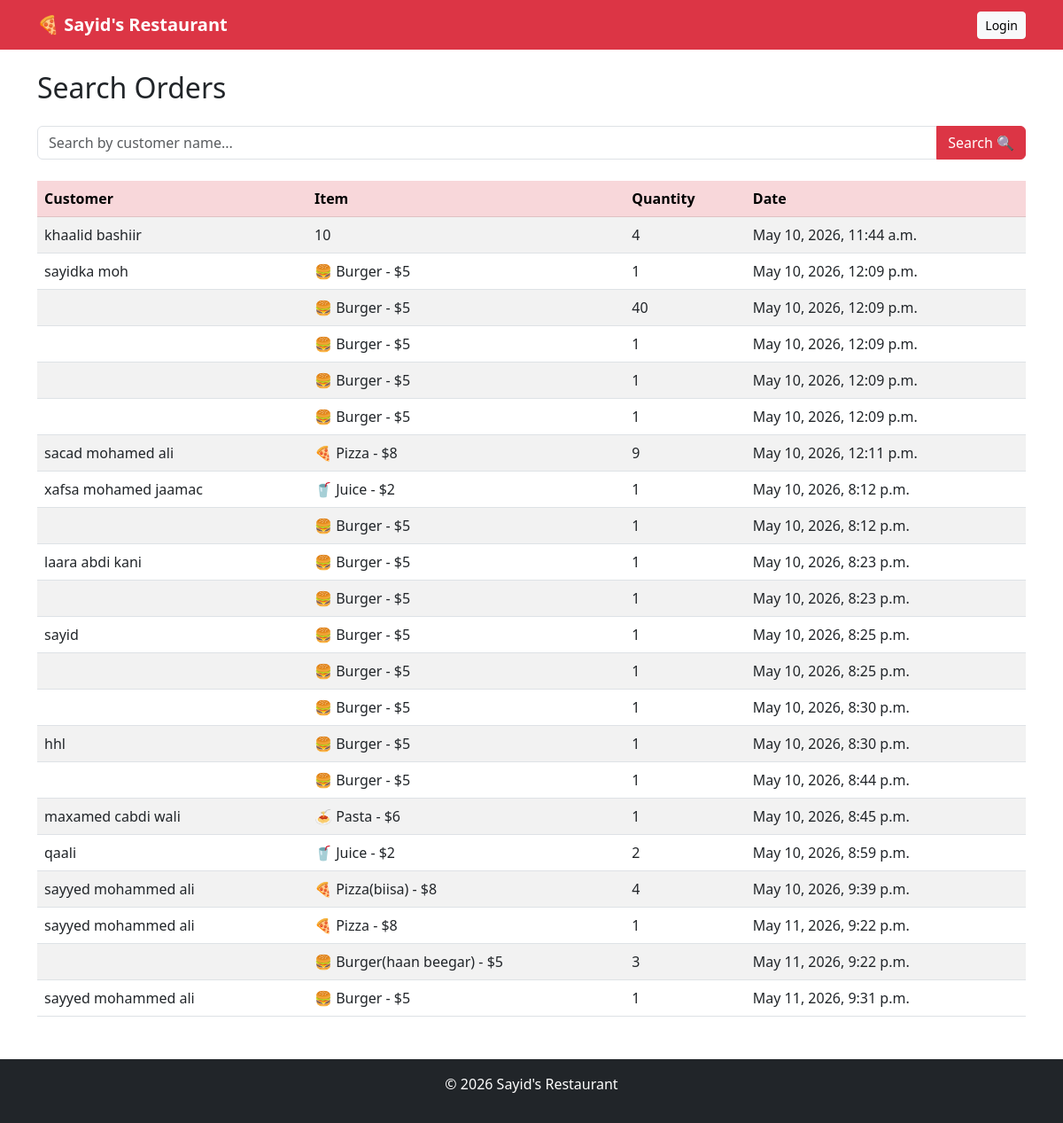
The app's page /search/, older data.
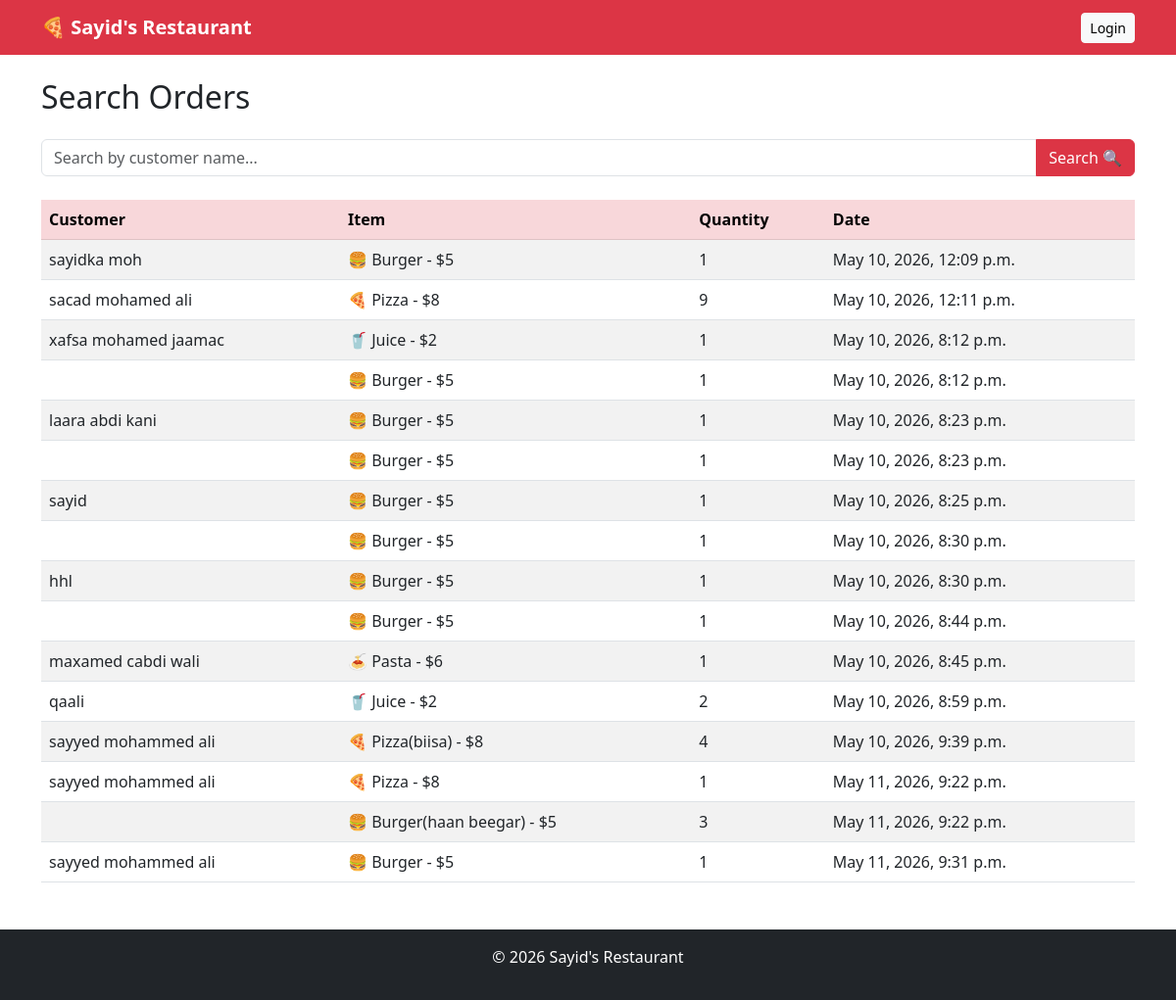
The same page, newer data.
### menu/models.py (models this page shows, shortened)
class Order(models.Model):
    customer_name = models.CharField(max_length=100)
    item = models.CharField(max_length=100)
    quantity = models.IntegerField(default=1)
    date = models.DateTimeField(auto_now_add=True)

### menu/views.py (the view)
# urls.py: path('search/', views.search, name='search'),
def search(request):
    query = request.GET.get('q', '')
    results = Order.objects.filter(customer_name__icontains=query)
    return render(request, 'menu/search.html', {
        'results': results,
        'query': query
    })

### menu/templates/menu/search.html (shortened to what this page needs)
{% extends 'base.html' %}
{% block content %}
<h2 class="mb-4">Search Orders</h2>
<form method="GET" action="/search/">
    <div class="input-group mb-4">
        <input type="text"
               class="form-control"
               name="q"
               placeholder="Search by customer name..."
               value="{{ query }}">
        <button class="btn btn-danger" type="submit">
            Search 🔍
        </button>
    </div>
</form>
{% if results %}
    <table class="table table-striped">
        <thead class="table-danger">
            <tr>
                <th>Customer</th>
                <th>Item</th>
                <th>Quantity</th>
                <th>Date</th>
            </tr>
        </thead>
        <tbody>
            {% for order in results %}
            <tr>
                <td>{{ order.customer_name }}</td>
                <td>{{ order.item }}</td>
                <td>{{ order.quantity }}</td>
                <td>{{ order.date }}</td>
            </tr>
            {% endfor %}
        </tbody>
    </table>
{% else %}
    <p class="text-muted">No orders found for "{{ query }}"</p>
{% endif %}
{% endblock %}

Row changes from the older to the newer data that the page shows:
removed Order: customer_name "khaalid bashiir", item "10", quantity "4", date "May 10, 2026, 11:44 a.m."
removed Order: item "🍔 Burger - $5", quantity "40", date "May 10, 2026, 12:09 p.m."
removed Order: item "🍔 Burger - $5", quantity "1", date "May 10, 2026, 12:09 p.m."
removed Order: item "🍔 Burger - $5", quantity "1", date "May 10, 2026, 12:09 p.m."
removed Order: item "🍔 Burger - $5", quantity "1", date "May 10, 2026, 12:09 p.m."
removed Order: item "🍔 Burger - $5", quantity "1", date "May 10, 2026, 8:25 p.m."
